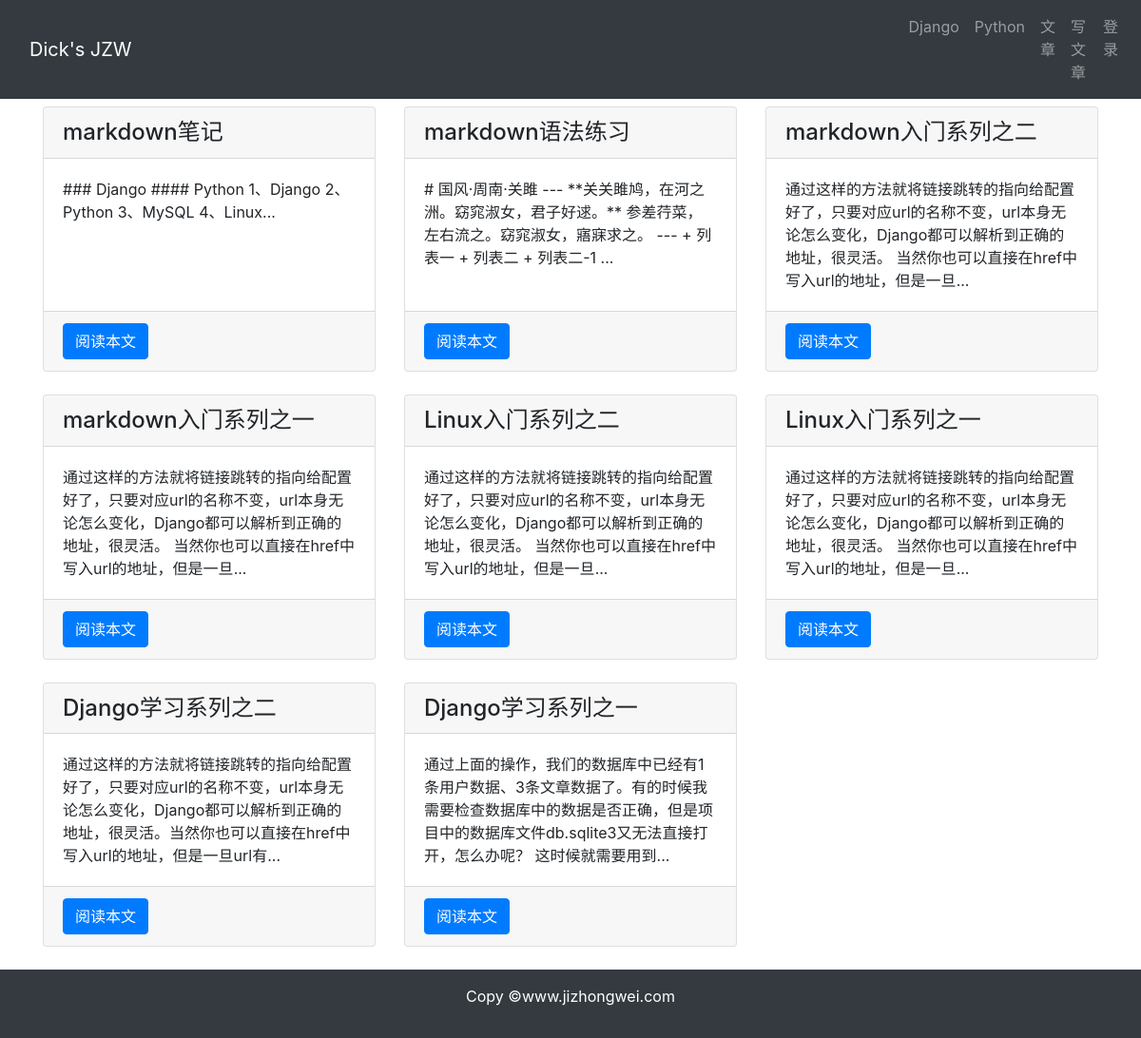
Before: /article/article-list with the older database file.
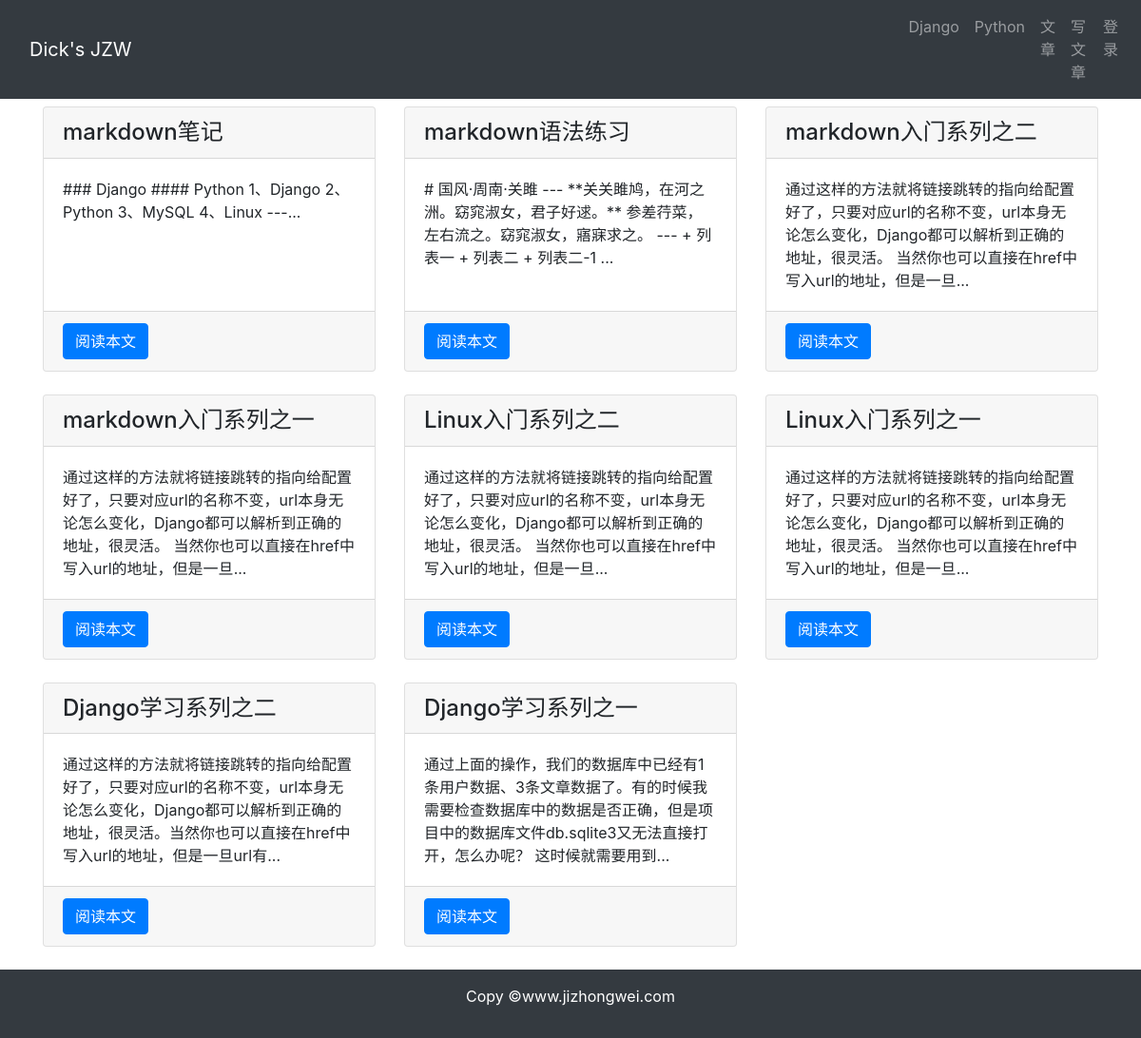
After: the same page with the newer database file.
### article/models.py (models this page shows, shortened)
class ArticlePost(models.Model):
    author = models.ForeignKey(User, on_delete= models.CASCADE)
    title = models.CharField(max_length= 100)
    body = models.TextField()
    created = models.DateTimeField(default= timezone.now)
    updated = models.DateTimeField(auto_now= True)
    class Meta:
        ordering = ('-created',)

### article/views.py (the view)
# urls.py: path('article-list', views.article_list, name = 'article-list'),
def article_list(request):
    articles = ArticlePost.objects.all()
    context = {'articles': articles}
    return render(request, 'article/list.html', context)

### templates/article/list.html (shortened to what this page needs)
{% extends 'base.html' %}
{% load staticfiles %}
{% block content %}
    <div class="container">
        <div class="row mt-2">
            {% for article in articles %}
                <div class="col-4 mb-4">
                    <div class="card h-100">
                        <h4 class="card-header">{{ article.title }}</h4>
                        <div class="card-body">
                            <p class="card-text">{{ article.body | slice:'100' }}...</p>
                        </div>
                        <div class="card-footer">
                            <a href="{% url 'article:article-detail' article.id %}" class="btn btn-primary">阅读本文</a>
                        </div>
                    </div>
                </div>
            {% endfor %}
        </div>
    </div>
{% endblock %}

### templates/base.html (shortened to what this page needs)
{% load staticfiles %}
<!doctype html>
<html lang="zh-cn">
<head>
    <link rel="stylesheet" href="{% static 'bootstrap/css/bootstrap.min.css' %}">
    <link rel="stylesheet" href="{% static 'md_css/friendly.css' %}">
</head>
<body>
    {% include 'header.html' %}
    {% block content %}
    {% endblock %}
    {% include 'footer.html' %}
</body>
</html>

### templates/header.html (shortened to what this page needs)
<nav class="navbar navbar-expand-lg navbar-dark bg-dark">
    <div class="container">
        <a href="{% url 'article:article-list' %}" class="navbar-brand">Dick's JZW</a>
    </div>
    <div class="collapse navbar-collapse" id="collapsibleNavbar">
        <ul class="navbar-nav">
            <li class="nav-item">
                <a href="#" class="nav-link">Django</a>
            </li>
            <li class="nav-item">
                <a href="#" class="nav-link">Python</a>
            </li>
            <li class="nav-item">
                <a href="{% url 'article:article-list' %}" class="nav-link">文章</a>
            </li>
            <li class="nav-item">
                <a href="{% url 'article:article-create' %}" class="nav-link">写文章</a>
            </li>
            {% if user.is_authenticated %}
                <li class="nav-item dropdown">
                    <a href="#" class="nav-link dropdown-toggle" role="button" data-toggle="dropdown">
                        {{ user.username | upper }}
                    </a>
                    <div class="dropdown-menu">
                        <a class="dropdown-item" href="{% url 'userprofile:logout' %}">退出登录</a>
                        <a href="#" class="dropdown-item" onclick="user_delete()">删除用户</a>
                    </div>
                </li>
            {% else %}
                <li class="nav-item">
                    <a href="{% url 'userprofile:login' %}" class="nav-link">登录</a>
                </li>
            {% endif %}
        </ul>
    </div>
</nav>

### templates/footer.html
{% load staticfiles %}
<div>
    <br>
    <br>
    <br>
</div>
<footer class="py-3 bg-dark fixed-bottom">
    <div class="container">
        <p class="text-center text-white">Copy &copy;www.jizhongwei.com</p>
    </div>
</footer>

Changed rows visible on the page:
changed ArticlePost "markdown笔记": body "### Django #### Python 1、Django 2、Python 3、MySQL 4、Linux" → "### Django #### Python 1、Django 2、Python 3、MySQL 4、Linux ---"
